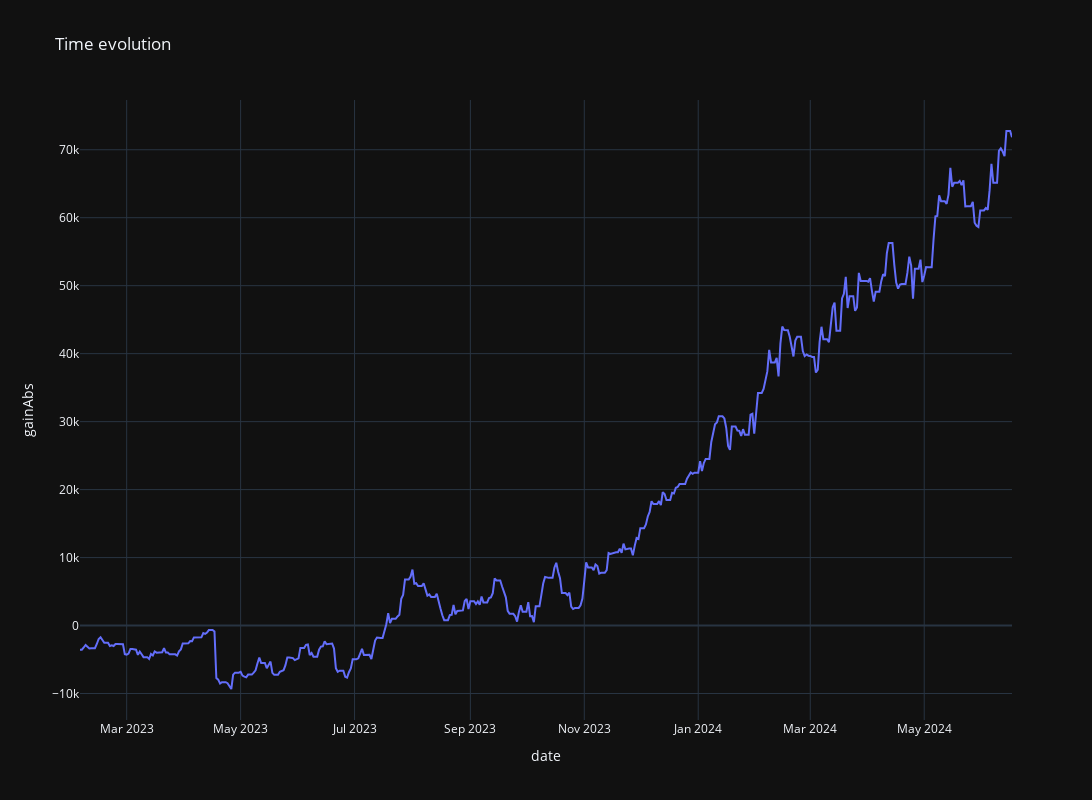

Notebook code cell kept with this figure:
### Code cell
fig = px.line(
    time_evol_all,
    x="date",
    y="gainAbs",
    title="Time evolution",
    template="plotly_dark",
    width=1200,
    height=800,
)

# showing the plot
fig.show()

### Figure 1 — Plotly figure (JSON) as saved in the notebook; plotly's stock layout.template omitted (floating-point values rounded to 4 significant figures; data arrays with more than 128 entries replaced by an {"elided": "..."} marker saying what was removed)
{"data": [{"hovertemplate": "date=%{x}<br>gainAbs=%{y}<extra></extra>", "legendgroup": "", "line": {"color": "#636efa", "dash": "solid"}, "marker": {"symbol": "circle"}, "mode": "lines", "name": "", "orientation": "v", "showlegend": false, "type": "scatter", "x": {"elided": "500 str values"}, "xaxis": "x", "y": {"elided": "500 float values"}, "yaxis": "y"}], "layout": {"height": 800, "legend": {"tracegroupgap": 0}, "title": {"text": "Time evolution"}, "width": 1200, "xaxis": {"anchor": "y", "domain": [0, 1], "title": {"text": "date"}}, "yaxis": {"anchor": "x", "domain": [0, 1], "title": {"text": "gainAbs"}}}}
